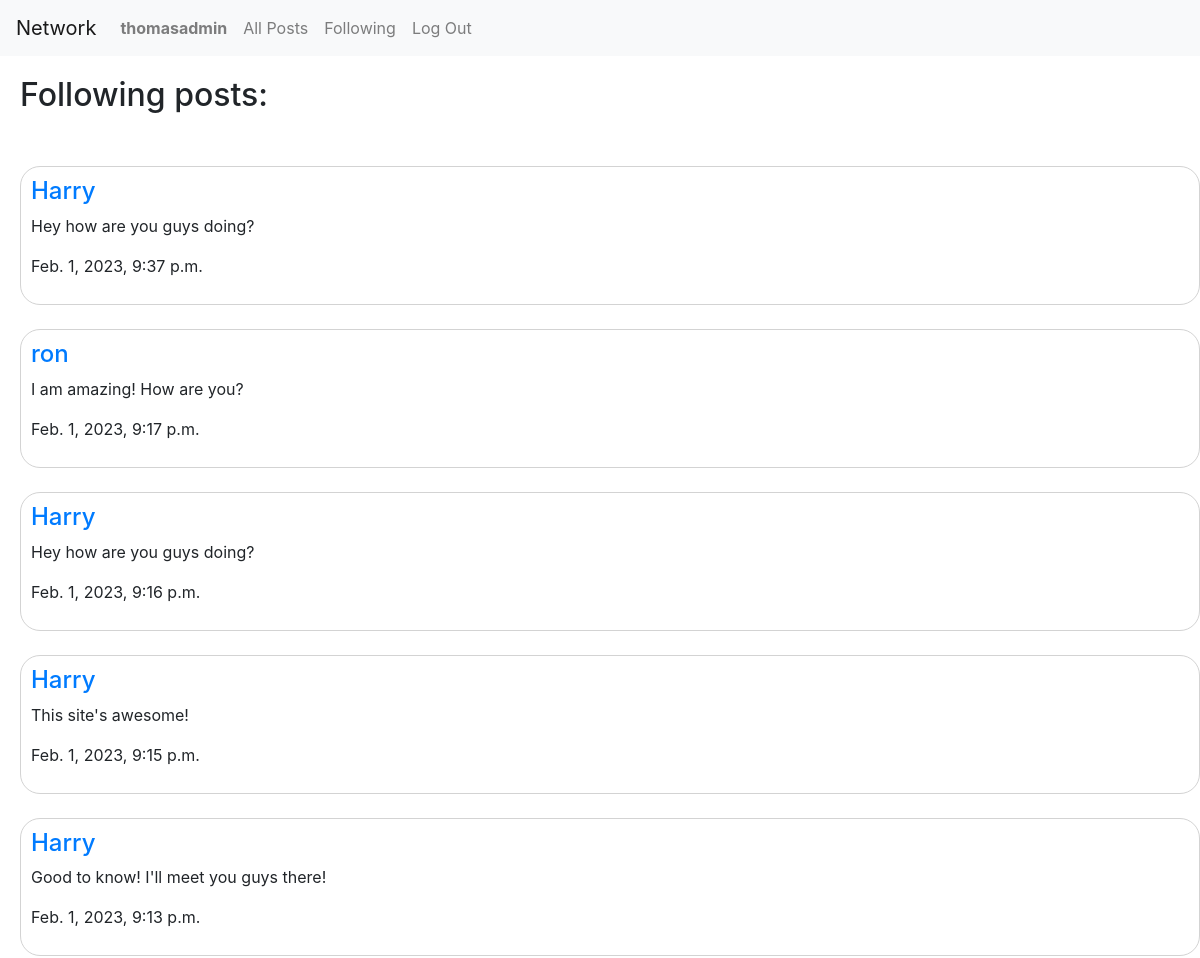
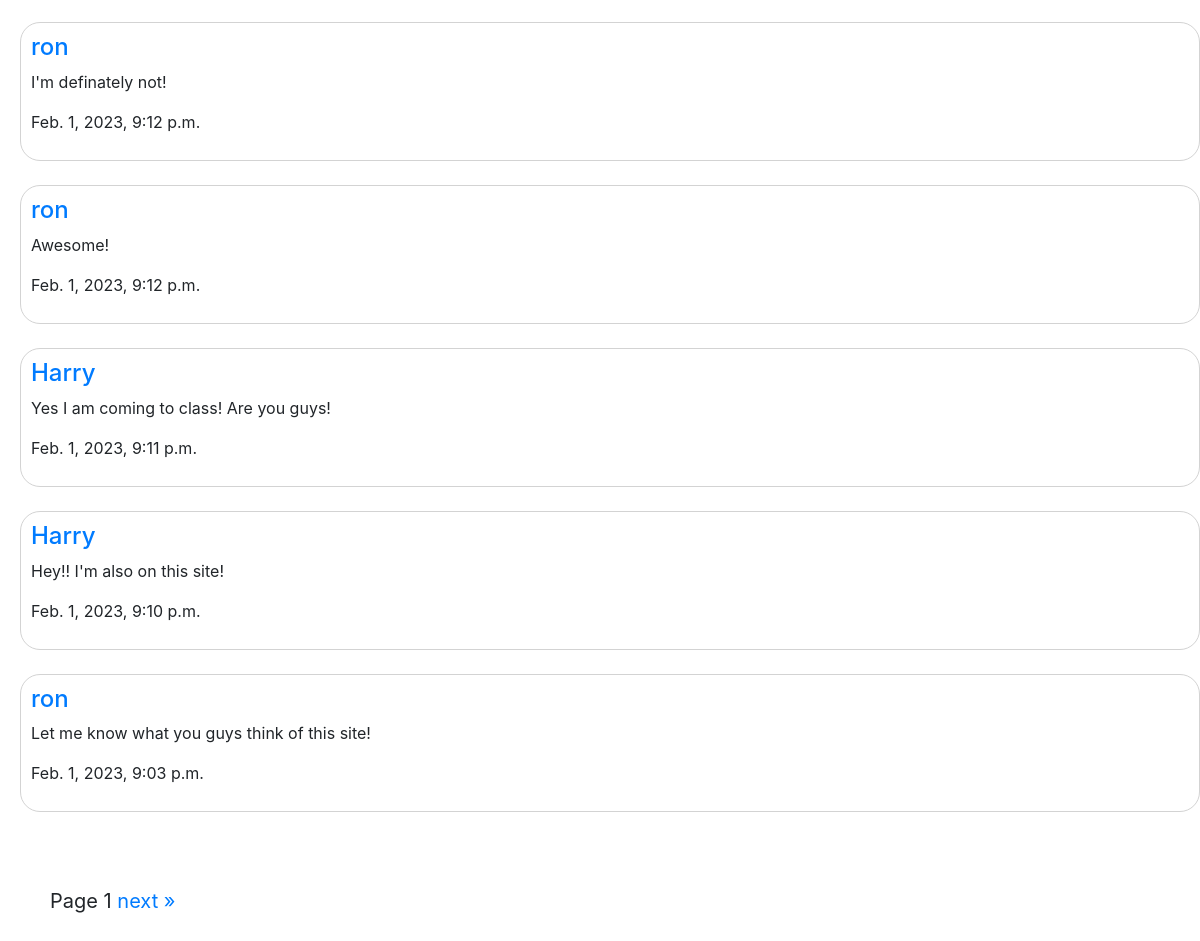
The page /following (signed in) on the database its author committed (2 pictures, top to bottom).
### network/models.py (models this page shows, shortened)
class User(AbstractUser):
    following = models.ManyToManyField("User", blank=True)

class Post(models.Model):
    user = models.ForeignKey(User, on_delete=models.CASCADE, related_name="posts")
    content = models.CharField(max_length=255)
    likes = models.IntegerField(default=0)
    liked_by = models.ManyToManyField(User, blank=True, related_name="liked")
    timestamp = models.DateTimeField(auto_now_add=True)

### network/views.py (the view)
# urls.py: path("following", views.following_posts, name="following_posts")
@login_required
def following_posts(request):
    followed_users = request.user.following.all()
    posts = Post.objects.filter(user__in= followed_users)
    posts = posts.order_by("-timestamp").all()
    paginator = Paginator(posts, 10)
    page_number = request.GET.get('page')
    posts= paginator.get_page(page_number)
    return render(request, "network/following.html", {
        "posts":posts
    })

### network/templates/network/following.html (shortened to what this page needs)
{% extends "network/layout.html" %}
{% block body %}
    <div class="header">
        <h2>Following posts:</h2>
        <br>
    </div>
    {% for post in posts %}
        <div class="post">
            <h4><a href="{% url 'view_profile' post.user.id %}">{{ post.user.username }}</a></h4>
            <div id="content-{{ post.id }}">
                <p>{{ post.content }}</p>
            </div>
            <p>{{ post.timestamp }}</p>
        </div>
        <br>
    {% empty %}
        <h3 style="margin-left:40px">Sadly no posts have been made yet.</h3>
    {% endfor %}
    <div class="pagination">
        <span class="step-links">
            <span class="current">
               Page {{ posts.number }}
            </span>
            {% if posts.has_next %}
                <a href="?page={{ posts.next_page_number }}">next &raquo;</a>
            {% endif %}
        </span>
    </div>
{% endblock %}

### network/templates/network/layout.html (shortened to what this page needs)
{% load static %}
<!DOCTYPE html>
<html lang="en">
    <head>
        <link rel="stylesheet" href="https://stackpath.bootstrapcdn.com/bootstrap/4.4.1/css/bootstrap.min.css">
        <link href="{% static 'network/styles.css' %}" rel="stylesheet">
    </head>
    <body>
        <nav class="navbar navbar-expand-lg navbar-light bg-light">
            <a class="navbar-brand" href="{% url 'index' %}">Network</a>
            <div>
              <ul class="navbar-nav mr-auto">
                {% if user.is_authenticated %}
                    <li class="nav-item">
                        <a class="nav-link" href="{% url 'view_profile' request.user.id %}"><strong>{{ user.username }}</strong></a>
                    </li>
                {% endif %}
                <li class="nav-item">
                  <a class="nav-link" href="{% url 'index' %}" id="all-posts">All Posts</a>
                </li>
                {% if user.is_authenticated %}
                    <li class="nav-item">
                        <a class="nav-link" href="{% url 'following_posts' %}">Following</a>
                    </li>
                    <li class="nav-item">
                        <a class="nav-link" href="{% url 'logout' %}">Log Out</a>
                    </li>
                {% endif %}
              </ul>
            </div>
          </nav>
        <div class="body">
            {% block body %}
            {% endblock %}
        </div>
    </body>
</html>

### network/static/network/styles.css (style rules this page uses)
.post { border: 1px solid lightgray; border-radius: 20px; margin-left:20px; padding: 10px; }
.header { padding: 20px; }
.pagination { padding:50px; font-size: 20px; }

### rows shown on the page
User: username "thomasadmin"
Post: user.username "Harry", content "Hey how are you guys doing?", timestamp "Feb. 1, 2023, 9:37 p.m."
Post: user.username "ron", content "I am amazing! How are you?", timestamp "Feb. 1, 2023, 9:17 p.m."
Post: user.username "Harry", content "Hey how are you guys doing?", timestamp "Feb. 1, 2023, 9:16 p.m."
Post: user.username "Harry", content "This site's awesome!", timestamp "Feb. 1, 2023, 9:15 p.m."
Post: user.username "Harry", content "Good to know! I'll meet you guys there!", timestamp "Feb. 1, 2023, 9:13 p.m."
Post: user.username "ron", content "I'm definately not!", timestamp "Feb. 1, 2023, 9:12 p.m."
Post: user.username "ron", content "Awesome!", timestamp "Feb. 1, 2023, 9:12 p.m."
Post: user.username "Harry", content "Yes I am coming to class! Are you guys!", timestamp "Feb. 1, 2023, 9:11 p.m."
Post: user.username "Harry", content "Hey!! I'm also on this site!", timestamp "Feb. 1, 2023, 9:10 p.m."
Post: user.username "ron", content "Let me know what you guys think of this site!", timestamp "Feb. 1, 2023, 9:03 p.m."

### other values the page prints
{{ posts.number }} "1"
